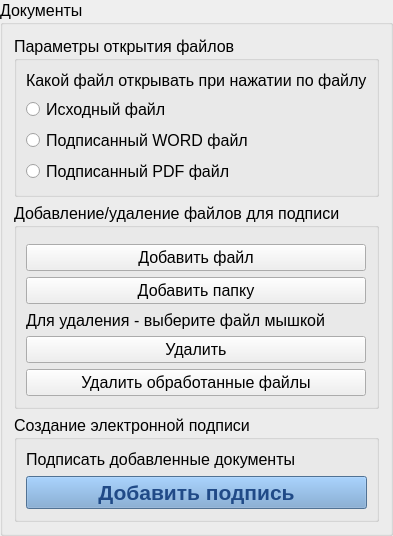
         <widget class="QGroupBox" name="groupBox_18">
          <property name="font">
           <font>
            <family>MS Shell Dlg 2</family>
            <pointsize>12</pointsize>
            <weight>50</weight>
            <italic>false</italic>
            <bold>false</bold>
           </font>
          </property>
          <property name="title">
           <string>Документы</string>
          </property>
          <layout class="QGridLayout" name="gridLayout_27">
           <item row="4" column="0">
            <widget class="QGroupBox" name="groupBox_11">
             <property name="maximumSize">
              <size>
               <width>16777215</width>
               <height>999999</height>
              </size>
             </property>
             <property name="font">
              <font>
               <family>MS Shell Dlg 2</family>
               <pointsize>12</pointsize>
               <weight>50</weight>
               <italic>false</italic>
               <bold>false</bold>
              </font>
             </property>
             <property name="title">
              <string>Параметры открытия файлов</string>
             </property>
             <layout class="QGridLayout" name="gridLayout_18">
              <item row="5" column="0">
               <widget class="QRadioButton" name="radioButton_runSignedFilePDF">
                <property name="font">
                 <font>
                  <family>MS Shell Dlg 2</family>
                  <pointsize>12</pointsize>
                  <weight>50</weight>
                  <italic>false</italic>
                  <bold>false</bold>
                 </font>
                </property>
                <property name="text">
                 <string>Подписанный PDF файл</string>
                </property>
               </widget>
              </item>
              <item row="4" column="0">
               <widget class="QRadioButton" name="radioButton_runSignedFile">
                <property name="font">
                 <font>
                  <family>MS Shell Dlg 2</family>
                  <pointsize>12</pointsize>
                  <weight>50</weight>
                  <italic>false</italic>
                  <bold>false</bold>
                 </font>
                </property>
                <property name="text">
                 <string>Подписанный WORD файл</string>
                </property>
               </widget>
              </item>
              <item row="6" column="0">
               <spacer name="verticalSpacer_26">
                <property name="orientation">
                 <enum>Qt::Vertical</enum>
                </property>
                <property name="sizeHint" stdset="0">
                 <size>
                  <width>20</width>
                  <height>1</height>
                 </size>
                </property>
               </spacer>
              </item>
              <item row="3" column="0">
               <widget class="QRadioButton" name="radioButton_runSourceFile">
                <property name="font">
                 <font>
                  <family>MS Shell Dlg 2</family>
                  <pointsize>12</pointsize>
                  <weight>50</weight>
                  <italic>false</italic>
                  <bold>false</bold>
                 </font>
                </property>
                <property name="text">
                 <string>Исходный файл</string>
                </property>
               </widget>
              </item>
              <item row="0" column="0">
               <spacer name="verticalSpacer_11">
                <property name="orientation">
                 <enum>Qt::Vertical</enum>
                </property>
                <property name="sizeHint" stdset="0">
                 <size>
                  <width>20</width>
                  <height>1</height>
                 </size>
                </property>
               </spacer>
              </item>
              <item row="1" column="0">
               <widget class="QLabel" name="label_21">
                <property name="font">
                 <font>
                  <family>MS Shell Dlg 2</family>
                  <pointsize>12</pointsize>
                  <weight>50</weight>
                  <italic>false</italic>
                  <bold>false</bold>
                 </font>
                </property>
                <property name="text">
                 <string>Какой файл открывать при нажатии по файлу</string>
                </property>
               </widget>
              </item>
              <item row="2" column="0">
               <spacer name="verticalSpacer_12">
                <property name="orientation">
                 <enum>Qt::Vertical</enum>
                </property>
                <property name="sizeHint" stdset="0">
                 <size>
                  <width>20</width>
                  <height>1</height>
                 </size>
                </property>
               </spacer>
              </item>
             </layout>
            </widget>
           </item>
           <item row="6" column="0">
            <widget class="QGroupBox" name="groupBox_15">
             <property name="font">
              <font>
               <family>MS Shell Dlg 2</family>
               <pointsize>12</pointsize>
               <weight>50</weight>
               <italic>false</italic>
               <bold>false</bold>
              </font>
             </property>
             <property name="styleSheet">
              <string notr="true">QPushButton {
color: rgb(32, 74, 135);
background-color: rgb(114, 159, 207);
}</string>
             </property>
             <property name="title">
              <string>Создание электронной подписи</string>
             </property>
             <layout class="QGridLayout" name="gridLayout_24">
              <item row="0" column="0">
               <spacer name="verticalSpacer_18">
                <property name="orientation">
                 <enum>Qt::Vertical</enum>
                </property>
                <property name="sizeHint" stdset="0">
                 <size>
                  <width>20</width>
                  <height>1</height>
                 </size>
                </property>
               </spacer>
              </item>
              <item row="6" column="0">
               <widget class="QLabel" name="label_26">
                <property name="font">
                 <font>
                  <family>MS Shell Dlg 2</family>
                  <pointsize>12</pointsize>
                  <weight>50</weight>
                  <italic>false</italic>
                  <bold>false</bold>
                 </font>
                </property>
                <property name="text">
                 <string>Подписать добавленные документы</string>
                </property>
               </widget>
              </item>
              <item row="9" column="0">
               <widget class="QPushButton" name="pushButton_addsign">
                <property name="font">
                 <font>
                  <family>MS Shell Dlg 2</family>
                  <pointsize>16</pointsize>
                  <weight>75</weight>
                  <italic>false</italic>
                  <bold>true</bold>
                 </font>
                </property>
                <property name="text">
                 <string>Добавить подпись</string>
                </property>
                <property name="default">
                 <bool>false</bool>
                </property>
                <property name="flat">
                 <bool>false</bool>
                </property>
               </widget>
              </item>
              <item row="7" column="0">
               <spacer name="verticalSpacer_21">
                <property name="orientation">
                 <enum>Qt::Vertical</enum>
                </property>
                <property name="sizeHint" stdset="0">
                 <size>
                  <width>20</width>
                  <height>1</height>
                 </size>
                </property>
               </spacer>
              </item>
              <item row="10" column="0">
               <spacer name="verticalSpacer_20">
                <property name="orientation">
                 <enum>Qt::Vertical</enum>
                </property>
                <property name="sizeHint" stdset="0">
                 <size>
                  <width>20</width>
                  <height>1</height>
                 </size>
                </property>
               </spacer>
              </item>
             </layout>
            </widget>
           </item>
           <item row="5" column="0">
            <widget class="QGroupBox" name="groupBox_19">
             <property name="font">
              <font>
               <family>MS Shell Dlg 2</family>
               <pointsize>12</pointsize>
               <weight>50</weight>
               <italic>false</italic>
               <bold>false</bold>
              </font>
             </property>
             <property name="title">
              <string>Добавление/удаление файлов для подписи</string>
             </property>
             <layout class="QGridLayout" name="gridLayout_28">
              <item row="1" column="0">
               <widget class="QPushButton" name="pushButton_addFile">
                <property name="font">
                 <font>
                  <family>MS Shell Dlg 2</family>
                  <pointsize>12</pointsize>
                  <weight>50</weight>
                  <italic>false</italic>
                  <bold>false</bold>
                 </font>
                </property>
                <property name="styleSheet">
                 <string notr="true"/>
                </property>
                <property name="text">
                 <string>Добавить файл</string>
                </property>
               </widget>
              </item>
              <item row="0" column="0">
               <spacer name="verticalSpacer_15">
                <property name="orientation">
                 <enum>Qt::Vertical</enum>
                </property>
                <property name="sizeHint" stdset="0">
                 <size>
                  <width>20</width>
                  <height>1</height>
                 </size>
                </property>
               </spacer>
              </item>
              <item row="4" column="0">
               <widget class="QLabel" name="label_9">
                <property name="font">
                 <font>
                  <family>MS Shell Dlg 2</family>
                  <pointsize>12</pointsize>
                  <weight>50</weight>
                  <italic>false</italic>
                  <bold>false</bold>
                 </font>
                </property>
                <property name="text">
                 <string>Для удаления - выберите файл мышкой </string>
                </property>
               </widget>
              </item>
              <item row="5" column="0">
               <widget class="QPushButton" name="pushButton_removeFile">
                <property name="font">
                 <font>
                  <family>MS Shell Dlg 2</family>
                  <pointsize>12</pointsize>
                  <weight>50</weight>
                  <italic>false</italic>
                  <bold>false</bold>
                 </font>
                </property>
                <property name="styleSheet">
                 <string notr="true"/>
                </property>
                <property name="text">
                 <string>Удалить</string>
                </property>
               </widget>
              </item>
              <item row="7" column="0">
               <spacer name="verticalSpacer_17">
                <property name="orientation">
                 <enum>Qt::Vertical</enum>
                </property>
                <property name="sizeHint" stdset="0">
                 <size>
                  <width>20</width>
                  <height>1</height>
                 </size>
                </property>
               </spacer>
              </item>
              <item row="6" column="0">
               <widget class="QPushButton" name="pushButton_removeSignedFiles">
                <property name="font">
                 <font>
                  <family>MS Shell Dlg 2</family>
                  <pointsize>12</pointsize>
                  <weight>50</weight>
                  <italic>false</italic>
                  <bold>false</bold>
                 </font>
                </property>
                <property name="styleSheet">
                 <string notr="true"/>
                </property>
                <property name="text">
                 <string>Удалить обработанные файлы</string>
                </property>
               </widget>
              </item>
              <item row="2" column="0">
               <widget class="QPushButton" name="addFolderPushButton">
                <property name="font">
                 <font>
                  <family>MS Shell Dlg 2</family>
                  <pointsize>12</pointsize>
                  <weight>50</weight>
                  <italic>false</italic>
                  <bold>false</bold>
                 </font>
                </property>
                <property name="styleSheet">
                 <string notr="true"/>
                </property>
                <property name="text">
                 <string>Добавить папку</string>
                </property>
               </widget>
              </item>
              <item row="3" column="0">
               <spacer name="verticalSpacer_16">
                <property name="orientation">
                 <enum>Qt::Vertical</enum>
                </property>
                <property name="sizeHint" stdset="0">
                 <size>
                  <width>20</width>
                  <height>1</height>
                 </size>
                </property>
               </spacer>
              </item>
              <item row="0" column="1" rowspan="8">
               <spacer name="verticalSpacer_23">
                <property name="orientation">
                 <enum>Qt::Vertical</enum>
                </property>
                <property name="sizeHint" stdset="0">
                 <size>
                  <width>1</width>
                  <height>40</height>
                 </size>
                </property>
               </spacer>
              </item>
             </layout>
            </widget>
           </item>
          </layout>
         </widget>
